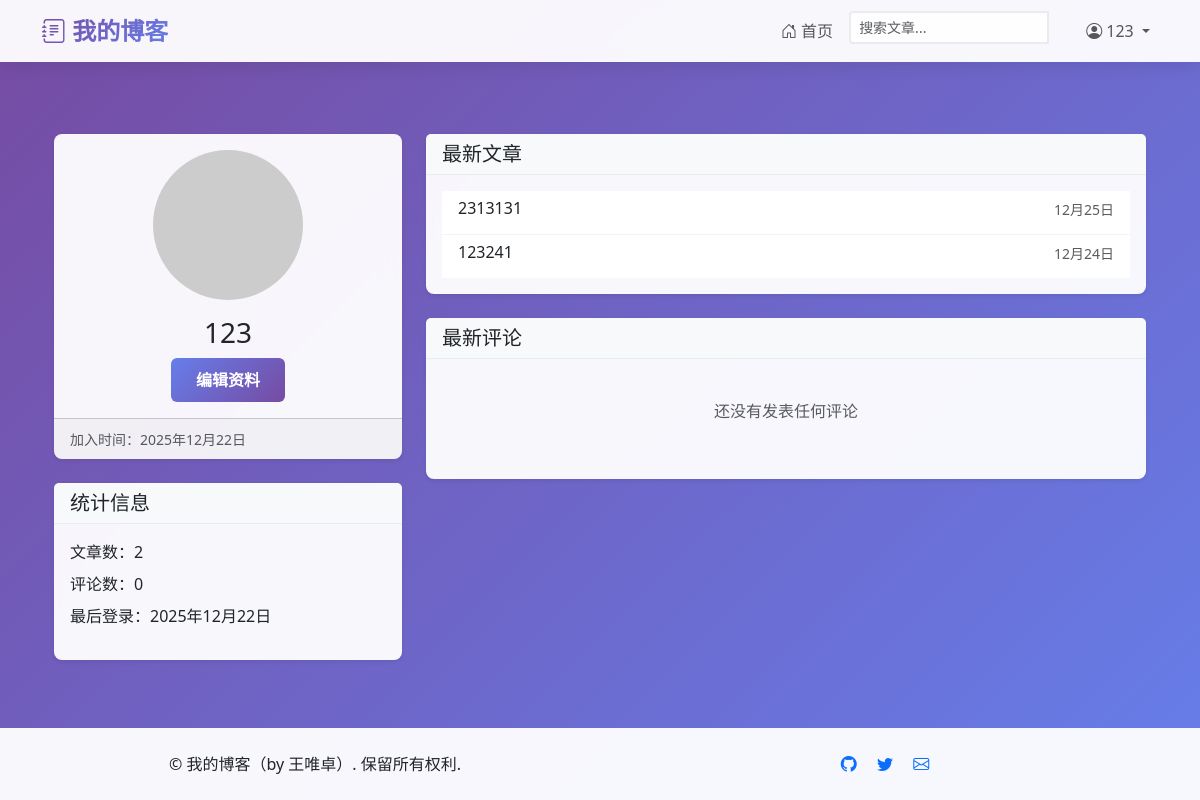
/profile/ (signed in), run on the app's committed database.
### blogs/models.py (models this page shows, shortened)
class BlogPost(models.Model):
    title = models.CharField(max_length=200, verbose_name='标题')
    text = models.TextField(verbose_name='正文')
    date_added = models.DateTimeField(default=timezone.now, verbose_name='添加日期')
    author = models.ForeignKey(User, on_delete=models.CASCADE, verbose_name='作者')
    tags = models.ManyToManyField(Tag, blank=True, verbose_name='标签')
    class Meta:
        verbose_name = '博客帖子'
        verbose_name_plural = '博客帖子'
        ordering = ['-date_added']  # 按时间倒序排列

### blogs/views.py (the view)
# urls.py: path('profile/', views.user_profile, name='user_profile'),
@login_required
def user_profile(request, username=None):
    if username:
        user = get_object_or_404(User, username=username)
    else:
        user = request.user
    profile, created = UserProfile.objects.get_or_create(user=user)
    user_posts = BlogPost.objects.filter(author=user).order_by('-date_added')
    user_comments = Comment.objects.filter(author=user).order_by('-created_at')[:10]
    context = {
        'profile_user': user,
        'profile': profile,
        'user_posts': user_posts,
        'user_comments': user_comments,
        'is_own_profile': request.user == user
    }
    return render(request, 'blogs/user_profile.html', context)

### blogs/templates/blogs/user_profile.html (shortened to what this page needs)
{% extends 'blogs/base.html' %}
{% block content %}
<div class="container mt-4">
    <div class="row">
        <div class="col-md-4">
            <div class="card mb-4">
                <div class="card-body text-center">
                    {% if profile.avatar %}
                        <img src="{{ profile.avatar.url }}" alt="头像" class="rounded-circle mb-3" width="150" height="150">
                    {% else %}
                        <img src="https://via.placeholder.com/150" alt="默认头像" class="rounded-circle mb-3">
                    {% endif %}
                    <h3 class="card-title">{{ profile_user.username }}</h3>
                    {% if is_own_profile %}
                        <a href="{% url 'blogs:edit_profile' %}" class="btn btn-primary">
                             编辑资料
                        </a>
                    {% endif %}
                </div>
                <div class="card-footer text-muted">
                    <small>
                         加入时间：{{ profile_user.date_joined|date:"Y年m月d日" }}
                    </small>
                </div>
            </div>
            <div class="card">
                <div class="card-header">
                    <h5 class="mb-0">统计信息</h5>
                </div>
                <div class="card-body">
                    <ul class="list-unstyled">
                        <li class="mb-2">
                             文章数：{{ user_posts.count }}
                        </li>
                        <li class="mb-2">
                             评论数：{{ profile_user.comment_set.count }}
                        </li>
                        <li class="mb-2">
                             最后登录：{{ profile_user.last_login|date:"Y年m月d日" }}
                        </li>
                    </ul>
                </div>
            </div>
        </div>
        <div class="col-md-8">
            <div class="card mb-4">
                <div class="card-header">
                    <h5 class="mb-0">
                         最新文章
                    </h5>
                </div>
                <div class="card-body">
                    {% if user_posts %}
                        <div class="list-group list-group-flush">
                            {% for post in user_posts|slice:":5" %}
                                <a href="{% url 'blogs:post_detail' post.pk %}" class="list-group-item list-group-item-action">
                                    <div class="d-flex w-100 justify-content-between">
                                        <h6 class="mb-1">{{ post.title }}</h6>
                                        <small class="text-muted">{{ post.date_added|date:"m月d日" }}</small>
                                    </div>
                                </a>
                            {% endfor %}
                        </div>
                    {% endif %}
                </div>
            </div>
            <div class="card">
                <div class="card-header">
                    <h5 class="mb-0">
                         最新评论
                    </h5>
                </div>
                <div class="card-body">
                    {% if user_comments %}
                        <div class="list-group list-group-flush">
                            {% for comment in user_comments %}
                                <div class="list-group-item">
                                    <div class="d-flex w-100 justify-content-between">
                                        <h6 class="mb-1">
                                            <a href="{% url 'blogs:post_detail' comment.blog_post.pk %}">
                                                {{ comment.blog_post.title }}
                                            </a>
                                        </h6>
                                        <small class="text-muted">{{ comment.created_at|date:"m月d日" }}</small>
                                    </div>
                                    <p class="mb-1">{{ comment.content|truncatechars:150 }}</p>
                                </div>
                            {% endfor %}
                        </div>
                    {% else %}
                        <div class="text-center text-muted py-4">
                            <p>还没有发表任何评论</p>
                        </div>
                    {% endif %}
                </div>
            </div>
        </div>
    </div>
</div>
{% endblock %}

### blogs/templates/blogs/base.html (shortened to what this page needs)
<!DOCTYPE html>
<html lang="zh-CN">
<head>
    <link href="https://cdn.jsdelivr.net/npm/bootstrap@5.3.0/dist/css/bootstrap.min.css" rel="stylesheet">
    <link rel="stylesheet" href="https://cdn.jsdelivr.net/npm/bootstrap-icons@1.11.0/font/bootstrap-icons.css">
    {% load static %}
    <link rel="stylesheet" href="{% static 'blogs/css/style.css' %}">
</head>
<body>
    <nav class="navbar navbar-expand-lg navbar-light">
        <div class="container">
            <a class="navbar-brand animated-icon" href="{% url 'blogs:index' %}">
                <i class="bi bi-journal-text"></i> 我的博客
            </a>
            <div class="collapse navbar-collapse" id="navbarNav">
                <ul class="navbar-nav ms-auto">
                    <li class="nav-item">
                        <a class="nav-link pulse-on-hover" href="{% url 'blogs:index' %}">
                            <i class="bi bi-house-door"></i> 首页
                        </a>
                    </li>
                    <li class="nav-item">
                        <form method="get" action="{% url 'blogs:search_posts' %}" class="d-flex ms-2">
                            <div class="input-group input-group-sm">
                                <input type="text" name="q" class="form-control" placeholder="搜索文章..." style="max-width: 200px;">
                                <button type="submit" class="btn btn-outline-light btn-sm">
                                    <i class="bi bi-search"></i>
                                </button>
                            </div>
                        </form>
                    </li>
                    {% if user.is_authenticated %}
                    <li class="nav-item dropdown">
                        <a class="nav-link dropdown-toggle pulse-on-hover" href="#" role="button" data-bs-toggle="dropdown">
                            <i class="bi bi-person-circle"></i> {{ user.username }}
                        </a>
                    </li>
                    {% endif %}
                </ul>
            </div>
        </div>
    </nav>
    <main class="container my-5">
        {% block content %}{% endblock %}
    </main>
    <footer class="text-center py-4">
        <div class="container">
            <div class="row">
                <div class="col-md-6">
                    <p class="mb-0">&copy; 我的博客（by 王唯卓）. 保留所有权利.</p>
                </div>
                <div class="col-md-6">
                    <div class="social-links">
                        <a href="https://github.com/Communisttll/python-/tree/main" class="text-decoration-none me-3 pulse-on-hover">
                            <i class="bi bi-github"></i>
                        </a>
                        <a href="https://twitter.com/" class="text-decoration-none me-3 pulse-on-hover">
                            <i class="bi bi-twitter"></i>
                        </a>
                        <a href="https://mail.qq.com/" class="text-decoration-none pulse-on-hover">
                            <i class="bi bi-envelope"></i>
                        </a>
                    </div>
                </div>
            </div>
        </div>
    </footer>
</body>
</html>

### blogs/static/blogs/css/style.css (style rules this page uses)
body { font-family: 'Segoe UI', Tahoma, Geneva, Verdana, sans-serif; background: linear-gradient(135deg, #667eea 0%, #764ba2 100%); background: -webkit-linear-gradient(135deg, #667eea 0%, #764ba2 100%); background: -moz-linear-gradient(135deg, #667eea 0%, #764ba2 100%); background: -o-linear-gradient(135deg, #667eea 0%, #764ba2 100%); min-height: 100vh; }
.navbar { background: rgba(255, 255, 255, 0.95) !important; background: -webkit-linear-gradient(rgba(255, 255, 255, 0.95), rgba(255, 255, 255, 0.95)) !important; backdrop-filter: blur(10px); -webkit-backdrop-filter: blur(10px); box-shadow: 0 2px 20px rgba(0,0,0,0.1); position: relative; z-index: 9999; }
.navbar-brand { font-weight: bold; font-size: 1.5rem; background: linear-gradient(135deg, #667eea 0%, #764ba2 100%); background: -webkit-linear-gradient(135deg, #667eea 0%, #764ba2 100%); background: -moz-linear-gradient(135deg, #667eea 0%, #764ba2 100%); background: -o-linear-gradient(135deg, #667eea 0%, #764ba2 100%); -webkit-background-clip: text; -webkit-text-fill-color: transparent; background-clip: text; }
.card { border: none; border-radius: 20px; transition: all 0.3s ease; background: rgba(255, 255, 255, 0.95); background: -webkit-linear-gradient(rgba(255, 255, 255, 0.95), rgba(255, 255, 255, 0.95)); background: -moz-linear-gradient(rgba(255, 255, 255, 0.95), rgba(255, 255, 255, 0.95)); background: -o-linear-gradient(rgba(255, 255, 255, 0.95), rgba(255, 255, 255, 0.95)); backdrop-filter: blur(10px); -webkit-backdrop-filter: blur(10px); box-shadow: 0 8px 32px rgba(0,0,0,0.1); z-index: 1; }
.btn { border-radius: 25px; padding: 10px 25px; font-weight: 600; transition: all 0.3s ease; -webkit-transition: all 0.3s ease; -moz-transition: all 0.3s ease; -o-transition: all 0.3s ease; border: none; position: relative; overflow: hidden; }
.btn:before { content: ''; position: absolute; top: 0; left: -100%; width: 100%; height: 100%; background: linear-gradient(90deg, transparent, rgba(255,255,255,0.3), transparent); transition: left 0.5s; }
.btn-primary { background: linear-gradient(135deg, #667eea 0%, #764ba2 100%); }
.form-control, .form-select { border-radius: 15px; border: 2px solid #e9ecef; padding: 12px 20px; transition: all 0.3s ease; background: rgba(255, 255, 255, 0.9); background: -webkit-linear-gradient(rgba(255, 255, 255, 0.9), rgba(255, 255, 255, 0.9)); background: -moz-linear-gradient(rgba(255, 255, 255, 0.9), rgba(255, 255, 255, 0.9)); background: -o-linear-gradient(rgba(255, 255, 255, 0.9), rgba(255, 255, 255, 0.9)); }
footer { margin-top: auto; background: rgba(255, 255, 255, 0.95); backdrop-filter: blur(10px); }
html, body { height: 100%; }
body { display: flex; flex-direction: column; }
main { flex: 1; }
.card { animation: fadeInUp 0.6s ease forwards; }
.card:nth-child(1) { animation-delay: 0.1s; }
.card:nth-child(2) { animation-delay: 0.2s; }
.animated-icon { animation: float 3s ease-in-out infinite; }

### blogs/templates/blogs/user_profile.html (style rules this page uses)
.card { border: none; box-shadow: 0 0.125rem 0.25rem rgba(0, 0, 0, 0.075); border-radius: 0.5rem; }
.card-header { background-color: #f8f9fa; border-bottom: 1px solid #e9ecef; font-weight: 600; }
.list-group-item { border: none; border-bottom: 1px solid #f1f3f4; }
.list-group-item:last-child { border-bottom: none; }
.btn { border-radius: 0.375rem; }
.rounded-circle { object-fit: cover; }

### data on the page
BlogPost: title "2313131", date_added "12月25日"
BlogPost: title "123241", date_added "12月24日"

### other printed values
{{ user.username }} "123"
{{ profile_user.username }} "123"
{{ profile_user.date_joined|date:"Y年m月d日" }} "2025年12月22日"
{{ user_posts.count }} "2"
{{ profile_user.comment_set.count }} "0"
{{ profile_user.last_login|date:"Y年m月d日" }} "2025年12月22日"
